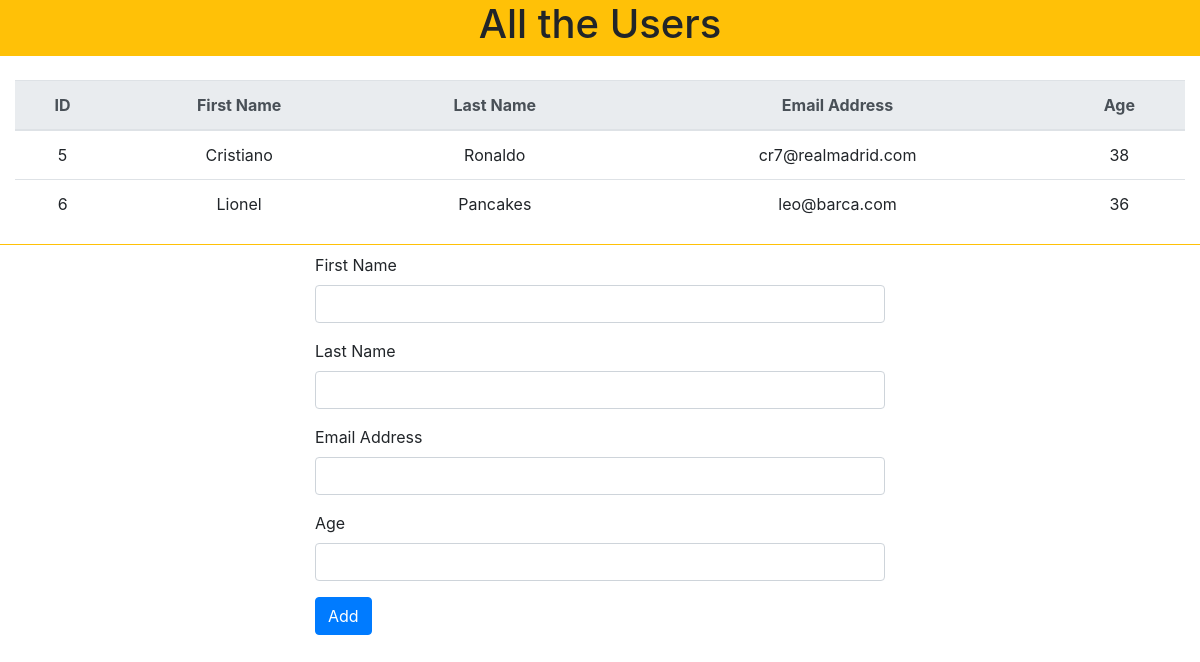
The app's page /, older data.
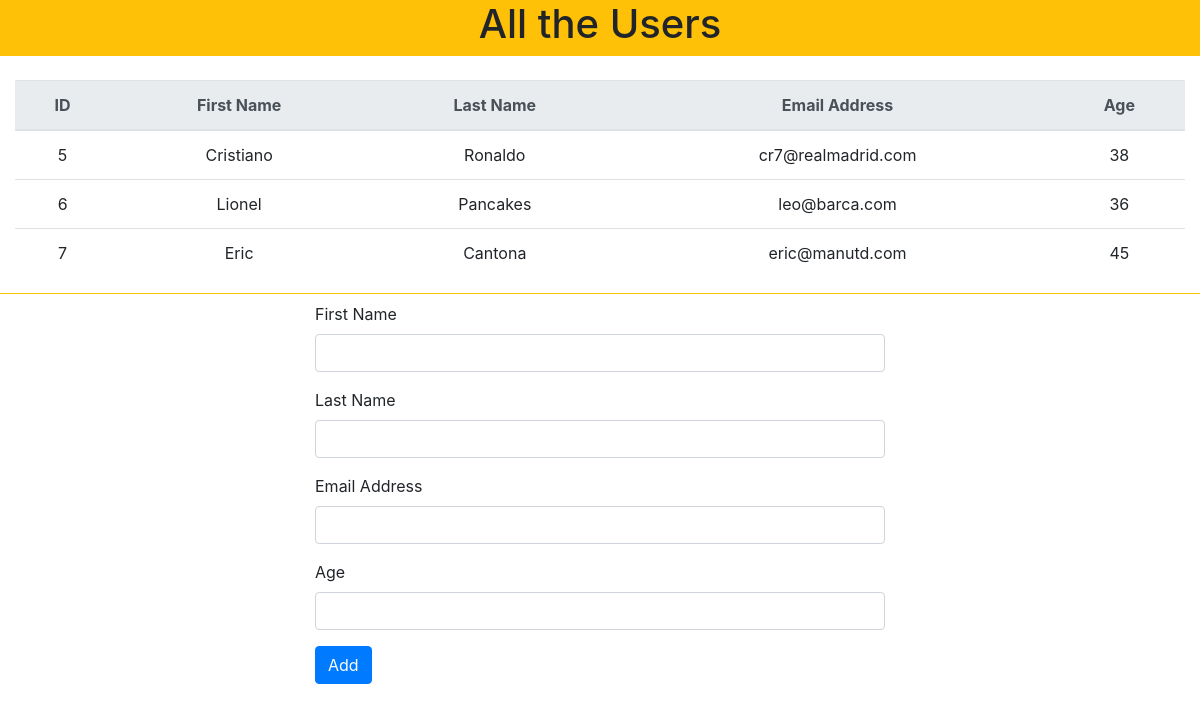
The same page, newer data.
### orm_app/models.py (models this page shows, shortened)
class User(models.Model):
    first_name = models.CharField(max_length=255)
    last_name = models.CharField(max_length=255)
    email_address = models.CharField(max_length=255)
    age = models.IntegerField()
    created_at = models.DateTimeField(auto_now_add=True)
    updated_at = models.DateTimeField(auto_now=True)

### orm_app/views.py (the view)
# urls.py: path('', views.index),
def index(request):
    context = {
        "all_users": User.objects.all()
    }
    return render(request, 'index.html', context)

### orm_app/templates/index.html (shortened to what this page needs)
<!DOCTYPE html>
<html lang="en">
<head>
<link rel="stylesheet" href="https://cdnjs.cloudflare.com/ajax/libs/twitter-bootstrap/4.5.3/css/bootstrap.min.css">
<link rel="stylesheet" href="https://cdnjs.cloudflare.com/ajax/libs/font-awesome/5.15.1/css/all.min.css">
</head>
<body>
    <div class="container-fluid">
        <div class="row">
            <div class="col bg-warning text-center">
                <h1>All the Users</h1>
            </div>
        </div>
        <div class="row">
            <div class="col mt-4 text-center">
                <table class="table">
                    <tr>
                        <thead class="thead-light">
                            <th scope="col">ID</th>
                            <th scope="col">First Name</th>
                            <th scope="col">Last Name</th>
                            <th scope="col">Email Address</th>
                            <th scope="col">Age</th>
                        </thead>
                    </tr>
                    {% for u in all_users %}
                    <tr>
                        <td>{{ u.id }} </td>
                        <td>{{ u.first_name }}</td>
                        <td>{{ u.last_name }}</td>
                        <td>{{ u.email_address }}</td>
                        <td>{{ u.age }}</td>
                    </tr>
                        {% endfor %}
                </table>
            </div>
        </div>
        <div class="row border-top border-warning justify-content-center">
            <div class="col-6 pt-2">
                <form action="/formAdd" method="POST">
                    <div class="form-group">
                        <label for="firstName">First Name</label>
                        <input name="firstName" type="text" class="form-control" id="firstName" placeholder="">
                    </div>
                    <div class="form-group">
                        <label for="lastName">Last Name</label>
                        <input name="lastName" type="text" class="form-control" id="lastName" placeholder="">
                    </div>
                    <div class="form-group">
                        <label for="emailAddress">Email Address</label>
                        <input name="email" type="email" class="form-control" id="lastName" placeholder="">
                    </div>
                    <div class="form-group">
                        <label for="age">Age</label>
                        <input name="age" type="text" class="form-control" id="age" placeholder="">
                    </div>
                    <button type="submit" class="btn btn-primary">Add</button>
                </form>
            </div>
        </div>
    </div>
</body>
</html>

Row changes from the older to the newer data that the page shows:
added User: id "7", first_name "Eric", last_name "Cantona", email_address "eric@manutd.com", age "45"
